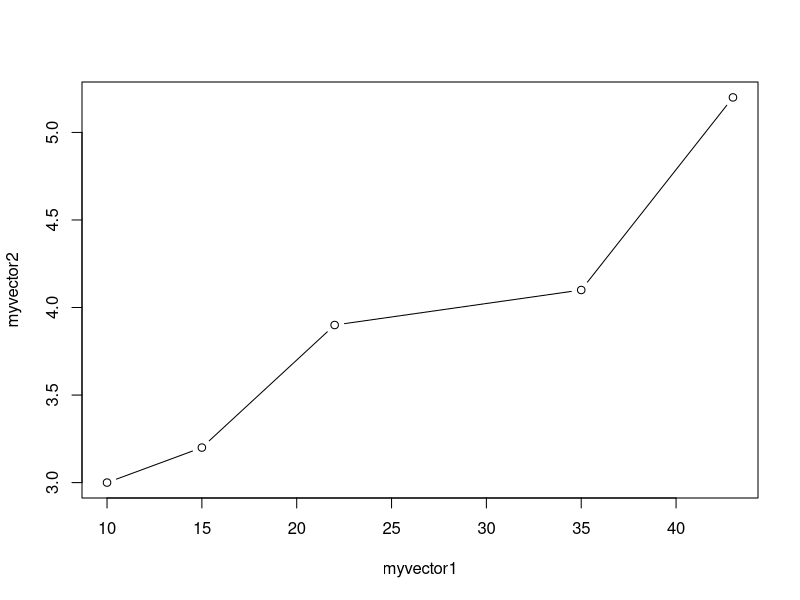

Recreate this plot in R. (Note: this script raises an error after producing the figure.)
myvector1 <- c(10, 15, 22, 35, 43)
myvector2 <- c(3, 3.2, 3.9, 4.1, 5.2)
plot(myvector1, myvector2, xlab="myvector1", ylab="myvector2",type='b')
myfunction <- function(x) {return(20 + (x*x))}
myfunction
library("seqinr")
dengue <- read.fasta(file = "den1.fasta.txt")
dengueseq <- dengue[[1]]
starts <- seq(1, length(dengueseq)-2000, by = 2000)
starts
n <- length(starts)# Find the length of the vector "starts
chunkGCs <- numeric(n)
for (i in 1:n) {
  chunk <- dengueseq[starts[i]:(starts[i]+1999)]
  chunkGC <- GC(chunk)*100
  print (chunkGC)
  chunkGCs[i] <- chunkGC
}
plot(starts,chunkGCs,type="b",xlab="Nucleotide start position",ylab="GC content")


slidingwindowplot <- function(windowsize, inputseq)
{
  starts <- seq(1, length(inputseq)-windowsize, by = windowsize)
  n <- length(starts)
  chunkGCs <- numeric(n)
  for (i in 1:n) {
    chunk <- inputseq[starts[i]:(starts[i]+windowsize-1)]
    chunkGC <- GC(chunk)
    chunkGCs[i] <- chunkGC
  }
  plot(starts,chunkGCs,type="b",xlab="Nucleotide start position",ylab="GC content")
}

slidingwindowplot(1000, dengueseq)

#Draw a sliding window plot of GC content in the DEN-1 Dengue virus genome, using a window size of 200 nucleotides. Do you see any regions of unusual DNA content in the genome (eg. a high peak or low trough)?

slidingwindowplot(2000, dengueseq)

#Draw a sliding window plot of GC content in the genome sequence for the bacterium Mycobacterium leprae strain TN (accession NC_002677) using a window size of 20000 nucleotides. Do you see any regions of unusual DNA content in the genome (eg. a high peak or low trough)?
slidingwindowplot(200000, lepraeseq)

#Write a function to calculate the AT content of a DNA sequence (ie. the fraction of the nucleotides in the sequence that are As or Ts). What is the AT content of the Mycobacterium leprae TN genome?

AT_calculator <- function(inputseq)
{
  mytable <- count(inputseq, 1)
  len <- length(inputseq)
  A <- mytable[[1]]
  T <- mytable[[4]]
  myAT <- (A + T)/len
  return(myAT*100)
}
AT_calculator(lepraeseq)
